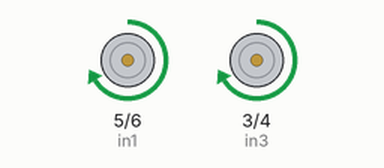
This sketch was run on a simulated Arduino Uno, built with avr-gcc and run on an emulated ATmega328P. Parts: motor-driver pin pairs drawn as motors (green arrow = first pin HIGH = forward, orange = second pin HIGH = backward, longer = more drive, scaled by the enable pin).

Above: at 0.1 s.
At 20.1 s:
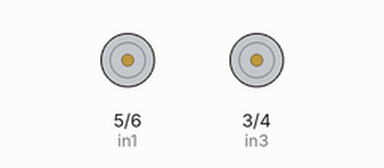
Timing chart, 0 to 21.6 s (numbered marks = the images above):
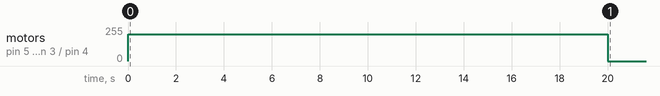

The sketch:

winterball.ino
```cpp
// Motor A connections
int enA = 2;
int in3 = 3;
int in4 = 4;
// Motor B connections
int enB = 7;
int in1 = 5;
int in2 = 6;

void setup() {
  // Set all the motor control pins to outputs
  pinMode(enA, OUTPUT);
  pinMode(enB, OUTPUT);
  pinMode(in1, OUTPUT);
  pinMode(in2, OUTPUT);
  pinMode(in3, OUTPUT);
  pinMode(in4, OUTPUT);

  // Turn off motors - Initial state
  digitalWrite(in1, LOW);
  digitalWrite(in2, LOW);
  digitalWrite(in3, LOW);
  digitalWrite(in4, LOW);
}

void loop() {
setspeed(500);
forward(20000);
  digitalWrite(in1, LOW);
  digitalWrite(in2, LOW);
  digitalWrite(in3, LOW);
  digitalWrite(in4, LOW);
  delay(300000);


}

void setspeed(int i){
  analogWrite(enA, i);
  analogWrite(enB, i);
  }
void forward(int i){
  analogWrite(in1, 200);
  digitalWrite(in2, LOW);
  analogWrite(in3, 200);
  digitalWrite(in4, LOW);
  delay(i);

  }
 void backward(int i){
  digitalWrite(in1, LOW);
  digitalWrite(in2, HIGH);
  digitalWrite(in3, LOW);
  digitalWrite(in4, HIGH);
  delay(i);
  }
 void off(int i){
  digitalWrite(in1, LOW);
  digitalWrite(in2, LOW);
  digitalWrite(in3, LOW);
  digitalWrite(in4, LOW);
  delay(i);
  }
```

Measured:
- by itself, motor on pin 5 (in1) / pin 6 (in2), motor on pin 3 (in3) / pin 4 (in4): stopped → forward 200/255 at 0.00 s, → stopped 20.0 s later
